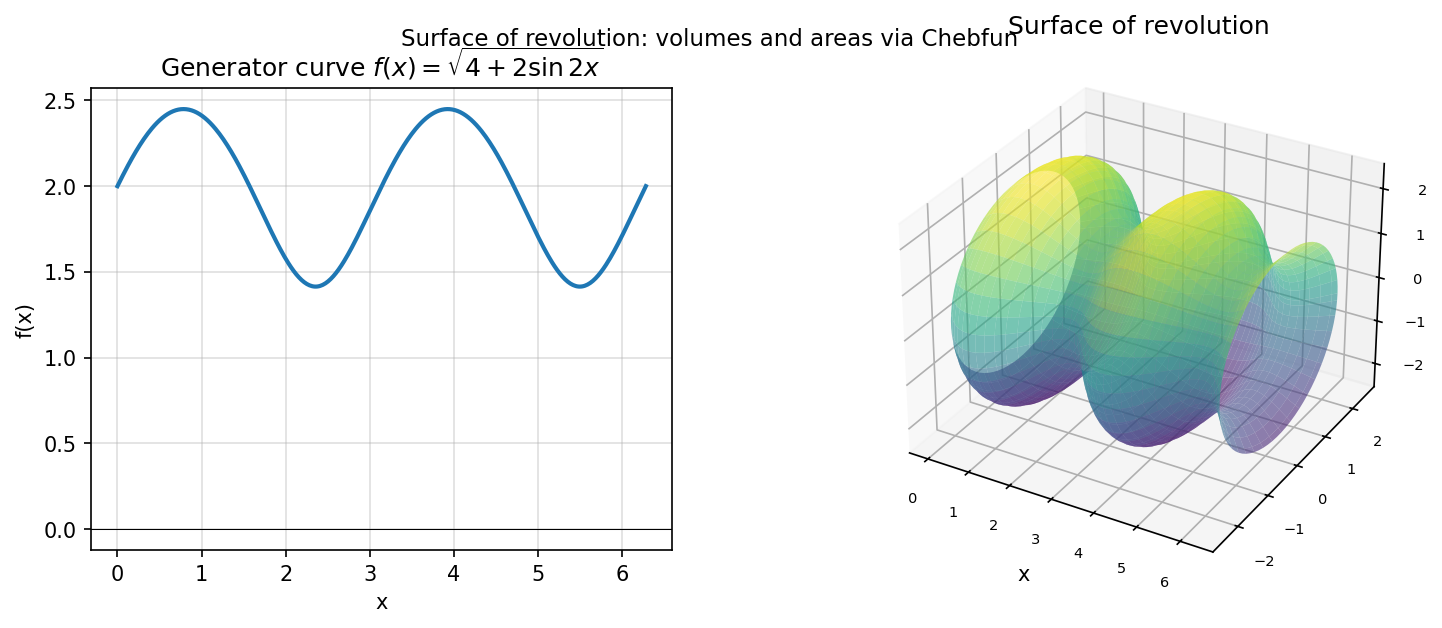

The Python source for this figure:
"""Surfaces of revolution and arc-length integrals.

Demonstrates computing volume, surface area, centre of gravity, and moment
of inertia of solids of revolution using Chebfun integration.

Credit: Inspired by Chebfun example calc/SurfaceRevolution.m
(Georges Klein, March 2013).
Original MATLAB Chebfun: Copyright 2017 by The University of Oxford and
The Chebfun Developers. See https://www.chebfun.org/ for Chebfun information.
"""
import os; os.environ.setdefault("XLA_PYTHON_CLIENT_PREALLOCATE", "false")

import matplotlib
matplotlib.use("Agg")
import matplotlib.pyplot as plt
import jax.numpy as jnp
import numpy as np
import sys, os
sys.path.insert(0, os.path.join(os.path.dirname(__file__), '..', '..', 'src'))

import chebfunjax as cj
from chebfunjax.plotting import plot


def run():
    print("=" * 60)
    print("Surfaces of revolution")
    print("=" * 60)

    pi = float(jnp.pi)

    # --- 1. Sphere: rotate sqrt(1 - x^2) about x-axis -----------------
    # Volume of unit sphere = (4/3)*pi
    f_sphere = cj.chebfun(lambda x: jnp.sqrt(jnp.maximum(1.0 - x**2, 0.0)))
    V_sphere = pi * float(f_sphere.inner(f_sphere))   # pi * int f^2 dx
    print(f"\nUnit sphere (rotate sqrt(1-x^2) about x-axis):")
    print(f"  V = pi * int_{{-1}}^1 f^2 dx = {V_sphere:.10f}")
    print(f"  Exact (4/3)*pi = {4.0/3.0*pi:.10f}")
    assert abs(V_sphere - 4.0/3.0*pi) < 1e-4, f"Sphere volume error: {V_sphere - 4.0/3.0*pi}"

    # --- 2. Cone: rotate (-3x + 3) about x-axis over [0, 1] ----------
    f_cone = cj.chebfun(lambda x: -3.0*x + 3.0, domain=(0.0, 1.0))
    V_cone = pi * float((f_cone * f_cone).sum())
    exact_cone = pi * 3.0  # pi * int_0^1 (3-3x)^2 dx = pi*9*[x - x^2 + x^3/3]_0^1 = pi*3
    print(f"\nCone (rotate -3x+3 over [0,1]):")
    print(f"  V = pi * int f^2 dx = {V_cone:.10f}")
    print(f"  Exact pi*3 = {exact_cone:.10f}")
    assert abs(V_cone - exact_cone) < 1e-8

    # --- 3. f(x) = sqrt(4 + 2*sin(2x)) on [0, 2*pi] ------------------
    dom = (0.0, 2.0 * pi)
    x_cf = cj.chebfun(lambda x: x, domain=dom)
    f = cj.chebfun(lambda x: jnp.sqrt(4.0 + 2.0 * jnp.sin(2.0 * x)), domain=dom)
    df = f.diff()

    # Volume: V = pi * int_a^b f^2(x) dx
    V = pi * float((f * f).sum())
    exact_V = 8.0 * pi**2   # Exact: pi * int_0^{2pi} (4 + 2*sin(2x)) dx = pi*8*pi
    print(f"\nf(x) = sqrt(4 + 2*sin(2x)) on [0, 2*pi]:")
    print(f"  Volume V = {V:.10f}")
    print(f"  Exact 8*pi^2 = {exact_V:.10f}")
    error_V = abs(V - exact_V)
    print(f"  Error = {error_V:.2e}")
    assert error_V < 1e-8, f"Volume error {error_V}"

    # Surface area: A = 2*pi * int_a^b f(x) * sqrt(1 + |f'(x)|^2) dx
    integrand_A = f * (cj.chebfun(lambda x: jnp.ones_like(x), domain=dom) +
                       df * df).sqrt()
    A = 2.0 * pi * float(integrand_A.sum())
    print(f"  Surface area A = {A:.10f}")
    assert 80 < A < 120, f"Surface area {A} out of expected range"

    # Centre of gravity: z_G = (pi/V) * int_a^b x * f^2(x) dx
    zG = (pi / V) * float((x_cf * f * f).sum())
    print(f"  Centre of gravity z_G = {zG:.6f}  (in [0, 2*pi])")
    # zG should lie inside the domain [0, 2*pi]
    assert 0.0 < zG < 2.0 * pi, f"Centre of gravity {zG} out of domain"

    # Moment of inertia: J = (pi/2) * int_a^b f^4(x) dx
    f2 = f * f
    f4 = f2 * f2
    J = (pi / 2.0) * float(f4.sum())
    print(f"  Moment of inertia J = {J:.10f}")
    assert J > 0

    # --- Plots ---
    _here = os.path.dirname(os.path.abspath(__file__))
    fig, axes = plt.subplots(1, 2, figsize=(11, 4))

    xs = np.linspace(0.0, 2.0 * pi, 400)
    f_vals = np.array(f(jnp.array(xs)))

    # Left: generator curve
    axes[0].plot(xs, f_vals, color="#1e77b4", linewidth=2)
    axes[0].axhline(0, color="k", linewidth=0.5)
    axes[0].set_xlabel("x")
    axes[0].set_ylabel("f(x)")
    axes[0].set_title(r"Generator curve $f(x)=\sqrt{4+2\sin 2x}$")
    axes[0].grid(True, alpha=0.4)

    # Right: 3D surface of revolution (top-down cross-section)
    theta = np.linspace(0, 2 * pi, 80)
    xs3d = np.linspace(0, 2 * pi, 80)
    XX, TT = np.meshgrid(xs3d, theta)
    R = np.array(f(jnp.array(xs3d)))  # radii
    RR = np.tile(R, (80, 1))
    XX_plot = XX
    YY_plot = RR * np.cos(TT)
    ZZ_plot = RR * np.sin(TT)
    ax3 = fig.add_subplot(122, projection='3d', position=[0.55, 0.05, 0.42, 0.9])
    ax3.plot_surface(XX_plot, YY_plot, ZZ_plot, alpha=0.6, cmap='viridis', linewidth=0)
    ax3.set_xlabel("x")
    ax3.set_title("Surface of revolution")
    ax3.tick_params(labelsize=7)
    axes[1].set_visible(False)

    fig.suptitle("Surface of revolution: volumes and areas via Chebfun", fontsize=11)
    fig.savefig(os.path.join(_here, "surface_revolution.png"), dpi=150, bbox_inches="tight")
    plt.close(fig)

    print("\nAll assertions passed.")
    return True


if __name__ == "__main__":
    run()
